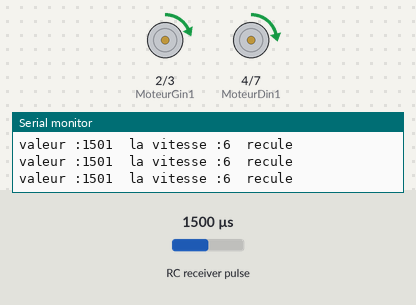
Recording of a sketch running on a simulated Arduino Uno, built with avr-gcc and run on an emulated ATmega328P. On the bench: motor-driver pin pairs drawn as motors (green arrow = first pin HIGH = forward, orange = second pin HIGH = backward, longer = more drive, scaled by the enable pin), the last lines printed to the serial monitor. Wiring (inferred from the names in the program): RC receiver channel: data pin 13. The test bench sets the inputs (shaded band); at power-on: RC receiver pulse 1500 µs.

Above: at 1.2 s.
1.3 s: RC receiver pulse (sensor on pin 13) set to 1468 µs
At 2.5 s:
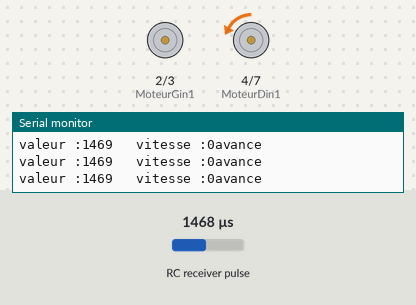
2.8 s: RC receiver pulse (sensor on pin 13) set to 1020 µs
At 3.2 s:
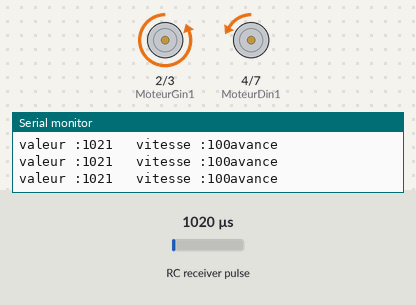
4.3 s: RC receiver pulse (sensor on pin 13) set to 1053 µs
At 5.1 s:
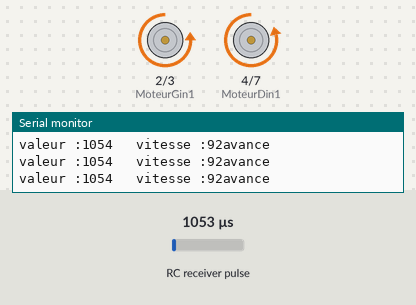
5.8 s: RC receiver pulse (sensor on pin 13) set to 1250 µs
At 7.0 s:
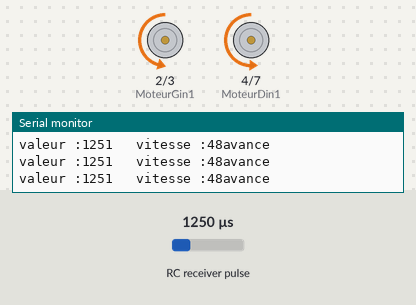
7.3 s: RC receiver pulse (sensor on pin 13) set to 1750 µs
At 8.1 s:
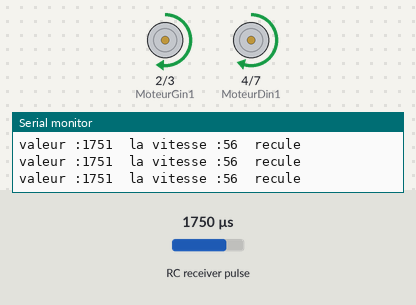
8.8 s: RC receiver pulse (sensor on pin 13) set to 1500 µs
At 10.0 s:
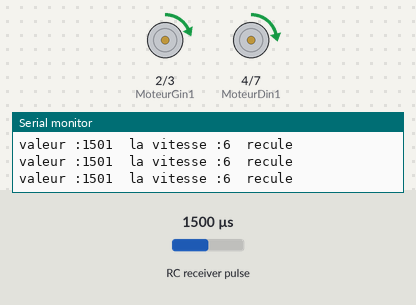
Timing chart, 0 to 11.4 s (numbered marks = the images above; inputs shaded):
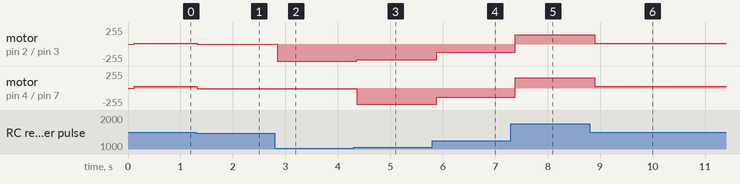

The sketch:

Avancer_telecomande.ino
```cpp
#define Droit 0
#define Gauche 1
#define Avancer 1
#define Reculer 2
#define Stop 0

//def variable
#define MoteurDin1 4  //pin de commande moteur DroitIN3
#define MoteurDin2 7  //pin de commande moteur DroitIN4
#define MoteurDenA 5  //pin PWM moteur Droit
#define MoteurGin1 2  //pin de commande moteur Gauche
#define MoteurGin2 3 //pin de commande moteur Gauche
#define MoteurGenA 6 //pin PWM moteur Gauche

void cmd_motor(byte, byte, byte);


//chanel
#define chanel1 12
#define chanel2 13

unsigned long t0,t;
int delta,vitesse,maxi,moy,mini;
byte correc1,correc2,correc3,correc;
byte sensD, vitesseD, sensG, vitesseG, x=0;

void setup() {
Serial.begin(9600);
pinMode (MoteurDin1,OUTPUT);
pinMode (MoteurDin2,OUTPUT);
pinMode (MoteurDenA,OUTPUT);
pinMode (MoteurGin1,OUTPUT);
pinMode (MoteurGin2,OUTPUT);
pinMode (MoteurGenA,OUTPUT);
delta=500;
correc1=30;
correc2=32;
correc3=21;
maxi=2000-correc2;
mini=1000+correc3;
moy=1500-correc1;
delta=100;
correc=5;


}

void loop() {
t=millis();

    if((t-t0)>delta){
     int valeurChanel2=pulseIn(chanel2,HIGH);
     Serial.print("valeur :");
     Serial.print(valeurChanel2);
       if(valeurChanel2<moy){
       vitesse = map(valeurChanel2,moy,mini,0,100);
       Serial.print("   vitesse :");
       Serial.print(vitesse);
       Serial.println("avance");
       sensD=Avancer;sensG=Avancer;
       vitesseG=vitesseD=vitesse;
       }
       if(valeurChanel2>moy){
         vitesse = map(valeurChanel2,moy,maxi,0,100);
          Serial.print("  la vitesse :");
          Serial.print(vitesse);
          Serial.println("  recule");
          sensD=Reculer;sensG=Reculer;
          vitesseG=vitesseD=vitesse;
       }
    t0=t;
    }
  cmd_motor(Gauche,sensG,vitesseG+correc);
  cmd_motor(Droit,sensD,vitesseD);

}

void cmd_motor(byte motor, byte sens, byte vitesse){
byte rapcycle;

  rapcycle=map(vitesse,0,100,0,255); //on map pour avoir les 12 volt en pourcentage et pouvoir gerer le rapport cycle plus clairement

  //choix du moteur
  if ( motor == Droit && sens == Avancer) {
    analogWrite(MoteurDenA,rapcycle);
    digitalWrite(MoteurDin1,LOW);
    digitalWrite(MoteurDin2, HIGH);

  }

if ( motor == Droit && sens == Reculer) {
    analogWrite(MoteurDenA,rapcycle);
    digitalWrite(MoteurDin1,HIGH);
    digitalWrite(MoteurDin2, LOW);

  }

  if ( motor == Droit && sens == Stop) {
     digitalWrite(MoteurDenA,LOW);
    }


     if ( motor == Gauche && sens == Avancer) {
    analogWrite(MoteurGenA,rapcycle);
    digitalWrite(MoteurGin1,LOW);
    digitalWrite(MoteurGin2, HIGH);

  }

if ( motor == Gauche && sens == Reculer) {
    analogWrite(MoteurGenA,rapcycle);
    digitalWrite(MoteurGin1,HIGH);
    digitalWrite(MoteurGin2, LOW);

  }

  if ( motor == Gauche && sens == Stop) {
     digitalWrite(MoteurGenA,LOW);
    }
}
```

Measured:
- the behaviour switches between 1469 and 1468 µs on RC receiver pulse (sensor on pin 13) (found by bisection; images 0 and 1)
- the behaviour switches between 1037 and 1038 µs on RC receiver pulse (sensor on pin 13) (found by bisection; images 2 and 3)
- after the input at 1.3 s, motor on pin 2 (MoteurGin1) / pin 3 (MoteurGin2): forward 15/255 → stopped at once; motor on pin 4 (MoteurDin1) / pin 7 (MoteurDin2): forward 28/255 → backward 12/255 at once
- after the input at 2.8 s, motor on pin 2 (MoteurGin1) / pin 3 (MoteurGin2): stopped → backward 255/255 at once; motor on pin 4 (MoteurDin1) / pin 7 (MoteurDin2): backward 12/255 → backward 11/255 at once
- after the input at 4.3 s, motor on pin 2 (MoteurGin1) / pin 3 (MoteurGin2): backward 255/255 → backward 234/255 after 0.06 s; motor on pin 4 (MoteurDin1) / pin 7 (MoteurDin2): backward 11/255 → backward 247/255 after 0.06 s
- after the input at 5.8 s, motor on pin 2 (MoteurGin1) / pin 3 (MoteurGin2): backward 234/255 → backward 122/255 after 0.08 s; motor on pin 4 (MoteurDin1) / pin 7 (MoteurDin2): backward 247/255 → backward 135/255 after 0.08 s
- after the input at 7.3 s, motor on pin 2 (MoteurGin1) / pin 3 (MoteurGin2): backward 122/255 → forward 142/255 after 0.08 s; motor on pin 4 (MoteurDin1) / pin 7 (MoteurDin2): backward 135/255 → forward 155/255 after 0.08 s
- after the input at 8.8 s, motor on pin 2 (MoteurGin1) / pin 3 (MoteurGin2): forward 142/255 → forward 15/255 after 0.10 s; motor on pin 4 (MoteurDin1) / pin 7 (MoteurDin2): forward 155/255 → forward 28/255 after 0.10 s
